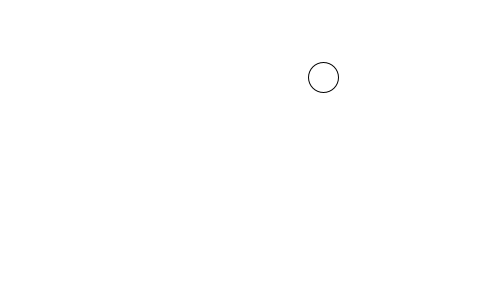
Frame 1 (no input)
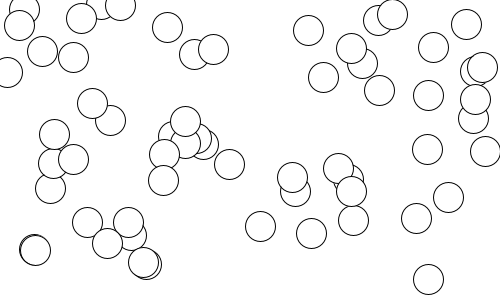
Frame 60 (the mouse pressed at the canvas centre just before this capture)
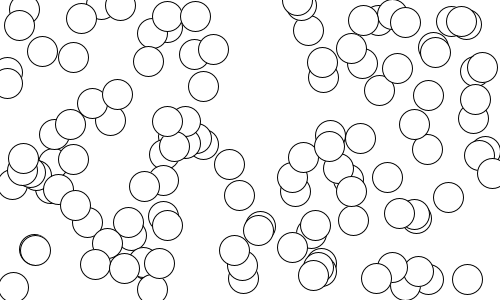
Frame 120 (the mouse held since frame 60 and released just before this capture)

The Processing sketch that drew these frames (run headless with seeded random() and noise(); from frame 60 on, the mouse is pressed at the canvas centre):

// Processing sketch: void_mouse
// ── void_mouse.pde
void setup()
{
  size(500, 300);
  background(255);
}

void draw()
{
  ellipse(random(width), random(height), 30, 30);
  println("dentro do draw");
}

void mouseDragged()
{
  line(width/2, 0, mouseX, mouseY); 
  println("dentro do mouseDragged");
  
  //pergunta: a função void mouseDragged() 
  //está sendo avaliada em loop?
}
